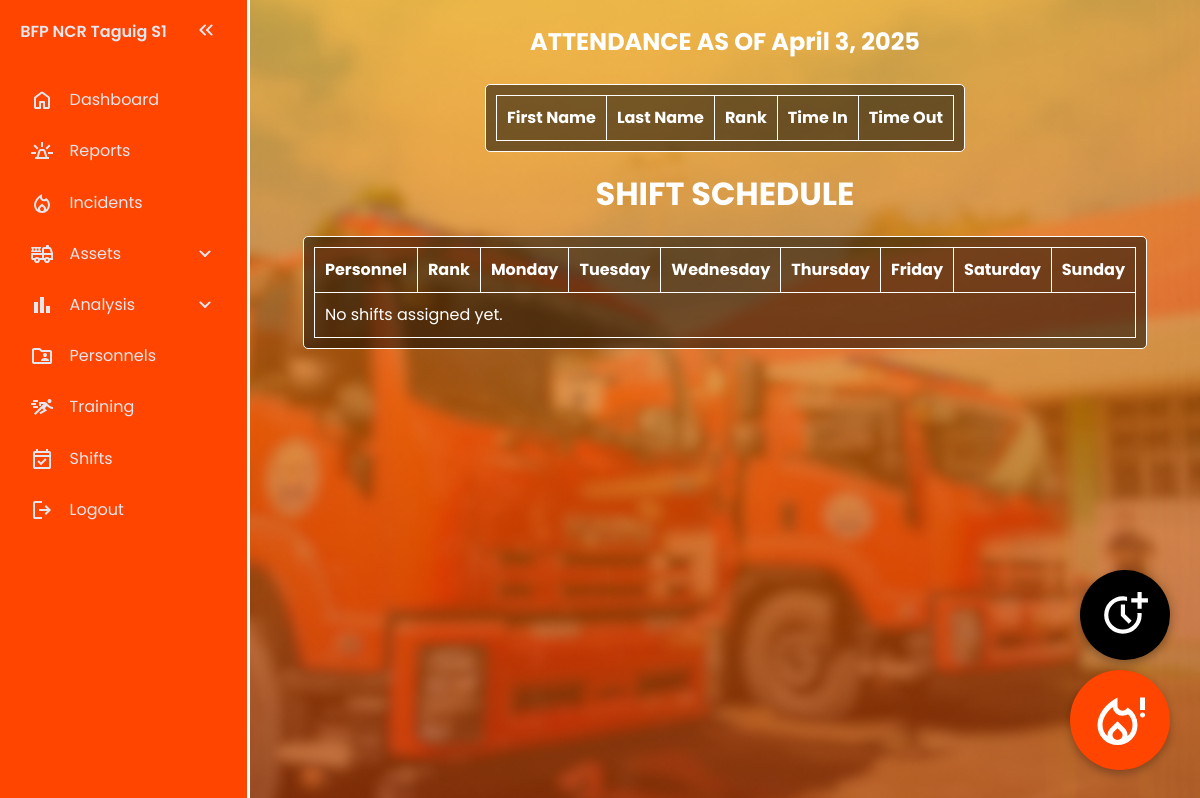
Page /shifts/ShiftsIndex.php (signed in) on the earlier database version.
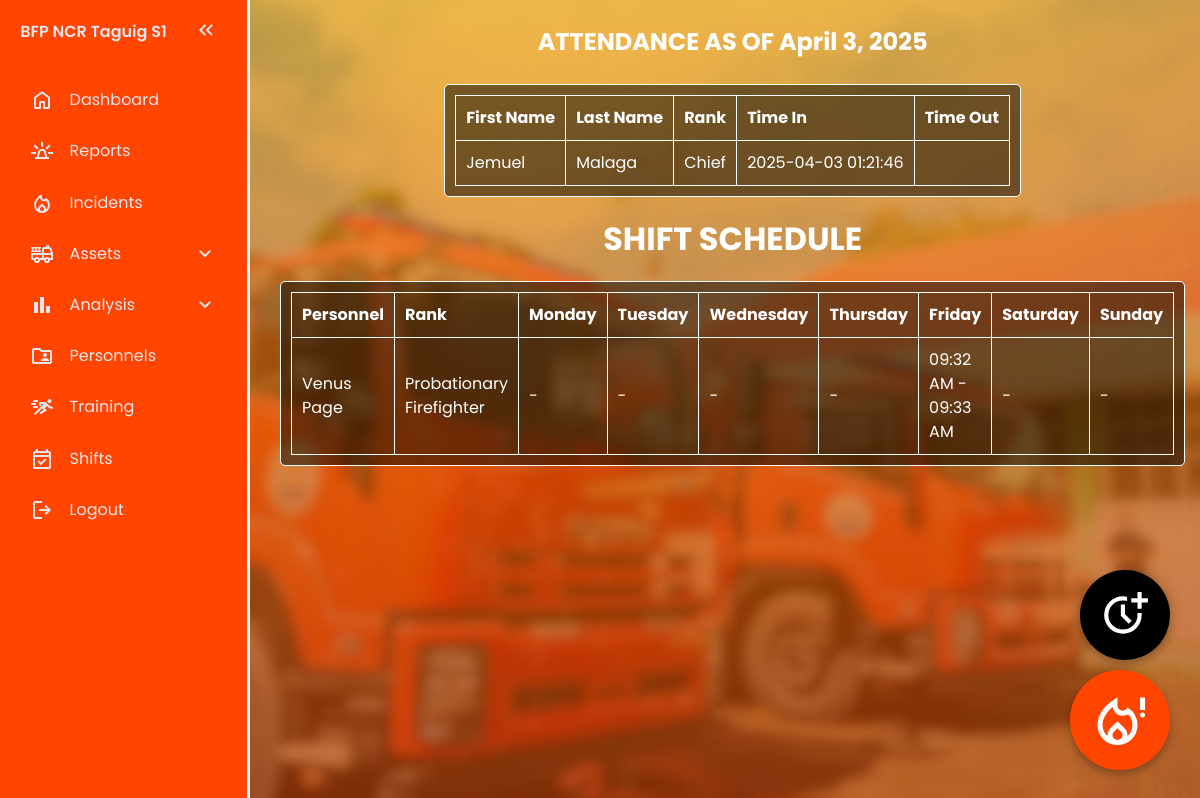
Same page on the later database version.
### tables this page shows
CREATE TABLE `attendance` (
  `attendance_id` int(11) NOT NULL,
  `personnel_id` int(11) DEFAULT NULL,
  `timestamp` timestamp NOT NULL DEFAULT current_timestamp(),
  `shift_id` int(11) DEFAULT NULL,
  `time_out` datetime DEFAULT NULL
);

CREATE TABLE `personnel` (
  `PersonnelID` int(11) NOT NULL,
  `RoleID` int(11) DEFAULT NULL,
  `RankID` int(11) DEFAULT NULL,
  `ShiftID` int(11) DEFAULT NULL,
  `FirstName` varchar(50) NOT NULL,
  `LastName` varchar(50) NOT NULL,
  `Email` varchar(100) NOT NULL,
  `PhoneNumber` varchar(20) NOT NULL,
  `Password` varchar(255) NOT NULL,
  `Profile` varchar(255) DEFAULT NULL,
  `personnelstatus_id` int(11) DEFAULT NULL
);

CREATE TABLE `ranks` (
  `rank_id` int(11) NOT NULL,
  `rank_name` varchar(50) NOT NULL
);

CREATE TABLE `shift_schedule` (
  `schedule_id` int(11) NOT NULL,
  `PersonnelID` int(11) NOT NULL,
  `start_time` time NOT NULL,
  `end_time` time NOT NULL,
  `assigned_by` int(11) DEFAULT NULL,
  `assigned_time` timestamp NOT NULL DEFAULT current_timestamp(),
  `status` varchar(20) DEFAULT 'Off Duty',
  `shift_day` enum('Monday','Tuesday','Wednesday','Thursday','Friday','Saturday','Sunday') NOT NULL
);

### shifts/ShiftsIndex.php (the view, shortened to what the changed rows need)
<?php
include('../includes/config.php');
$user_id = $_SESSION['PersonnelID'] ?? null ;
$role_id = $_SESSION['role'] ?? null;
$is_admin = ($role_id == 4);
$todayDateFormatted = date("F j, Y");
$query_today = "
    SELECT
        a.attendance_id,
        p.FirstName,
        p.LastName,
        r.rank_name AS Rank,
        a.timestamp AS TimeIn,
        a.time_out AS TimeOut
    FROM
        attendance a
    JOIN
        personnel p ON a.personnel_id = p.PersonnelID
    JOIN
        ranks r ON p.RankID = r.rank_id
    WHERE
        DATE(a.timestamp) = CURDATE()
";
$result_today = mysqli_query($conn, $query_today);
if ($is_admin || $role_id == 4) {
    $query = "
        SELECT
            ss.schedule_id,
            p.PersonnelID,
            p.FirstName,
            p.LastName,
            r.rank_name AS Rank,
            TIME_FORMAT(ss.start_time, '%h:%i %p') AS start_time,
            TIME_FORMAT(ss.end_time, '%h:%i %p') AS end_time,
            ss.status,
            ss.shift_day
        FROM
            shift_schedule ss
        JOIN
            personnel p ON ss.PersonnelID = p.PersonnelID
        JOIN
            ranks r ON p.RankID = r.rank_id
        ORDER BY p.LastName ASC, FIELD(ss.shift_day, 'Monday', 'Tuesday', 'Wednesday', 'Thursday', 'Friday', 'Saturday', 'Sunday')
    ";
} else {
    $query = "
        SELECT
            ss.schedule_id,
            p.PersonnelID,
            p.FirstName,
            p.LastName,
            r.rank_name AS Rank,
            TIME_FORMAT(ss.start_time, '%h:%i %p') AS start_time,
            TIME_FORMAT(ss.end_time, '%h:%i %p') AS end_time,
            ss.status,
            ss.shift_day
        FROM
            shift_schedule ss
        JOIN
            personnel p ON ss.PersonnelID = p.PersonnelID
        JOIN
            ranks r ON p.RankID = r.rank_id
        WHERE
            p.PersonnelID = " . intval($user_id) . "
        ORDER BY FIELD(ss.shift_day, 'Monday', 'Tuesday', 'Wednesday', 'Thursday', 'Friday', 'Saturday', 'Sunday')
    ";
}
$result = mysqli_query($conn, $query);
$shifts = [];
while ($row = mysqli_fetch_assoc($result)) {
    $shifts[$row['PersonnelID']]['name'] = $row['FirstName'] . ' ' . $row['LastName'];
    $shifts[$row['PersonnelID']]['rank'] = $row['Rank'];
    $shifts[$row['PersonnelID']]['status'] = $row['status'];
    $shifts[$row['PersonnelID']]['shifts'][$row['shift_day']] = $row['start_time'] . ' - ' . $row['end_time'];
    $shifts[$row['PersonnelID']]['schedule_id'] = $row['schedule_id'];
}
?>
<!DOCTYPE html>
<html lang="en">
<head>
  <link rel="stylesheet" href="ShiftsIndex.css">
</head>
<body>
    <main>
        <div class="shifts-container">
            <h2>ATTENDANCE AS OF <?php echo $todayDateFormatted; ?></h2>
            <div class="attendance-table">
                <?php
                if ($result_today) {
                    echo "<table border='1'>
                            <tr>
                                <th>First Name</th>
                                <th>Last Name</th>
                                <th>Rank</th>
                                <th>Time In</th>
                                <th>Time Out</th>";
                    echo "</tr>";
                    while ($row = mysqli_fetch_assoc($result_today)) {
                        echo "<tr>
                                <td>{$row['FirstName']}</td>
                                <td>{$row['LastName']}</td>
                                <td>{$row['Rank']}</td>
                                <td>{$row['TimeIn']}</td>
                                <td>{$row['TimeOut']}</td>";
                        echo "</tr>";
                    }
                    echo "</table>";
                } else {
                    echo "Error fetching today's attendance records: " . mysqli_error($conn);
                }
                ?>
            </div>
            <h1>SHIFT SCHEDULE</h1>
                <div class="card shadow-lg">
                    <div class="card-body">
                        <div class="attendance-table">
                            <table class="table table-bordered table-striped">
                                <thead class="table-dark">
                                    <tr>
                                        <th>Personnel</th>
                                        <th>Rank</th>
                                        <th>Monday</th>
                                        <th>Tuesday</th>
                                        <th>Wednesday</th>
                                        <th>Thursday</th>
                                        <th>Friday</th>
                                        <th>Saturday</th>
                                        <th>Sunday</th>
                                    </tr>
                                </thead>
                                <tbody>
                                    <?php foreach ($shifts as $personnel_id => $personnelData): ?>
                                        <tr>
                                            <td><?= htmlspecialchars($personnelData['name']); ?></td>
                                            <td><?= htmlspecialchars($personnelData['rank']); ?></td>
                                            <?php
                                                $days = ['Monday', 'Tuesday', 'Wednesday', 'Thursday', 'Friday', 'Saturday', 'Sunday'];
                                                foreach ($days as $day) {
                                                    echo "<td>" . (isset($personnelData['shifts'][$day]) ? htmlspecialchars($personnelData['shifts'][$day]) : '-') . "</td>";
                                                }
                                            ?>
                                        </tr>
                                    <?php endforeach; ?>
                                    <?php if (empty($shifts)): ?>
                                        <tr>
                                            <td colspan="<?= ($is_admin || $role_id == 4) ? 11 : 10 ?>" class="text-center text-muted">No shifts assigned yet.</td>
                                        </tr>
                                    <?php endif; ?>
                                </tbody>
                            </table>
                        </div>
                    </div>
                </div>
        </div>
    </main>
</body>
</html>

Differences in the rows shown:
added attendance: personnel.FirstName "Jemuel", personnel.LastName "Malaga", ranks.rank_name "Chief", timestamp "2025-04-03 01:21:46"
added shift_schedule: name "Venus Page", ranks.rank_name "Probationary Firefighter", shifts "09:32 AM - 09:33 AM"
Other differences:
text no longer shown: "No shifts assigned yet."
